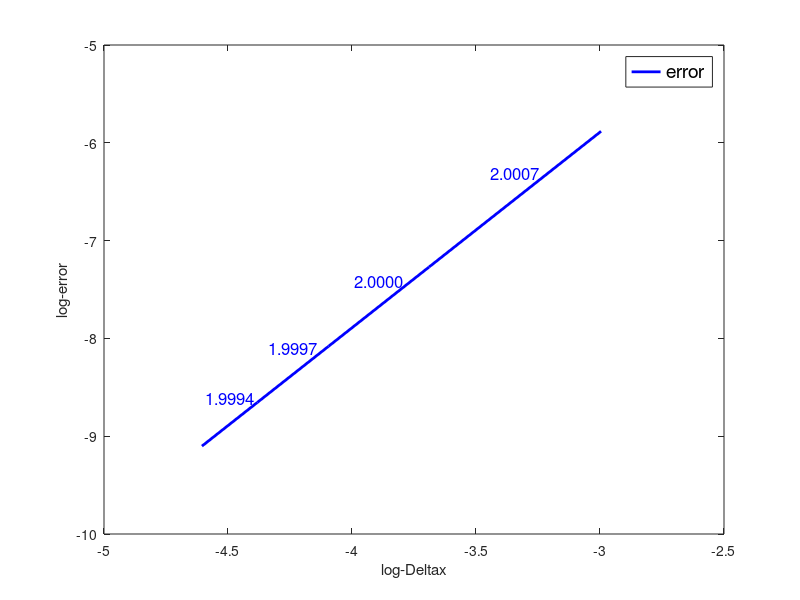
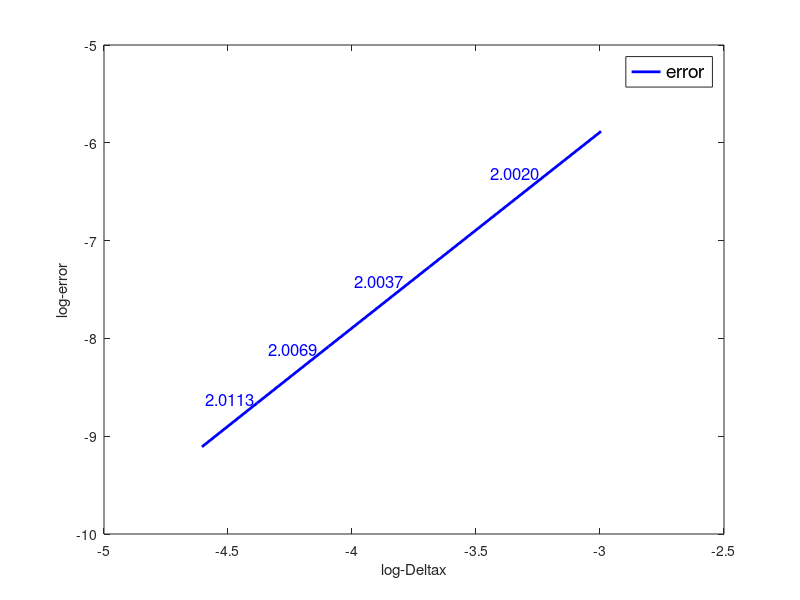
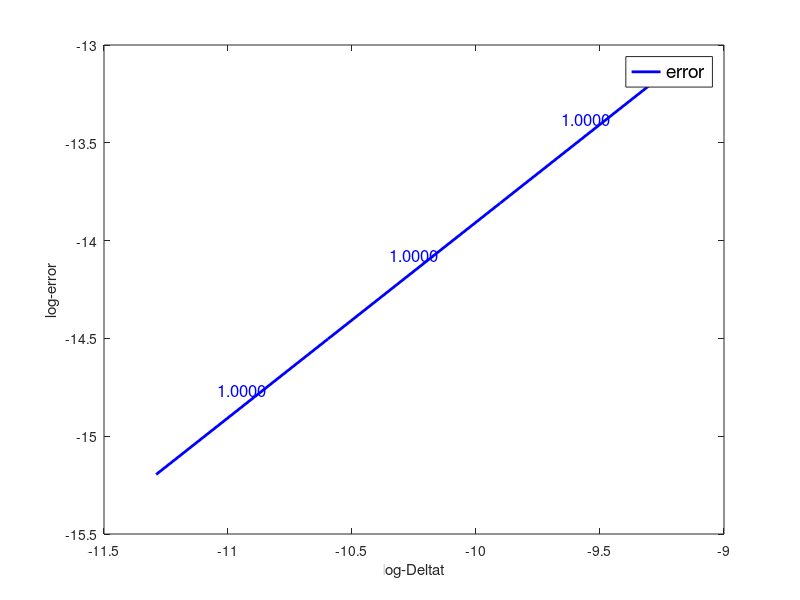
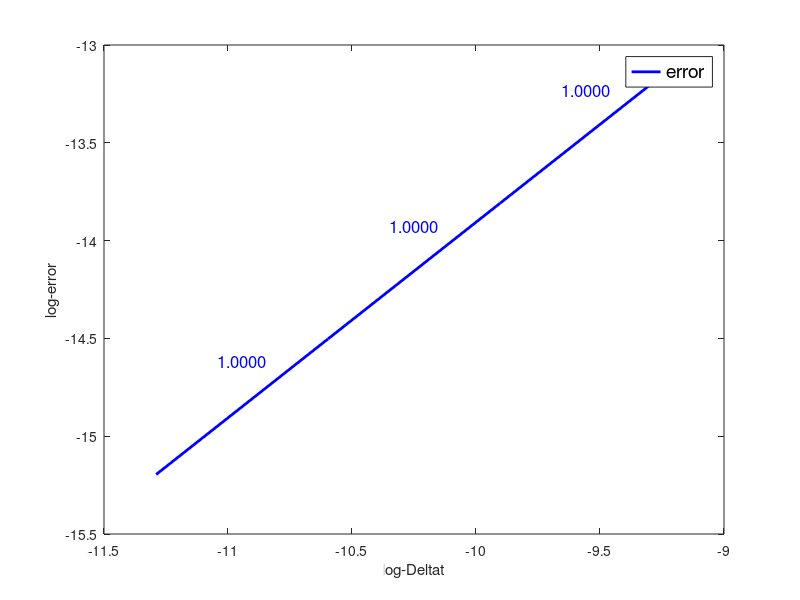

The MATLAB source for these figures, in order:
clear all; clc; close all;

h = [1/20, 1/40, 1/60, 1/80, 1/100];
log_h = log(h);


k = [1/50, 1/500, 1/5000, 1/50000];
log_k = log(k);


% =========================================================================
h = [1/20, 1/40, 1/60, 1/80, 1/100];
log_h = log(h);

error_ex_spatial = [ 0.0027879554355500,  0.0006966557442398, 0.0003096218467706, 0.0001741779746242, 0.0001114899679588];
log_error_ex_sp = log(error_ex_spatial);

figure;
h1 = plot(log_h, log_error_ex_sp,'b-', 'LineWidth', 2);
xlabel("log-\Deltax");
ylabel("log-error");
legend('error','Location', 'Best', 'FontSize', 14, 'Box', 'on');

% rate of error
rate_error_ex_sp = zeros(length(log_h)-1,1);
for ii = 1:length(log_h)-1
    rate_error_ex_sp(ii) = (log_error_ex_sp(ii+1) - log_error_ex_sp(ii))/(log_h(ii+1)-log_h(ii));
end


% add slope text
for seg = 1:length(log_h)-1
    x_mid = mean(log_h(seg:seg+1));
    y_mid = mean(log_error_ex_sp(seg:seg+1)) + 0.2;
    text(x_mid, y_mid, sprintf('%.4f',rate_error_ex_sp(seg)),...
        'Color', 'b',...
        'HorizontalAlignment', 'center',...
        'VerticalAlignment', 'bottom',...
        'FontSize', 12);
end
legend('show'); 
hold off;

% =========================================================================
h = [1/20, 1/40, 1/60, 1/80, 1/100];
log_h = log(h);

error_im_spatial = [ 0.0027871483886043, 0.0006958398002474, 0.0003088042278093, 0.0001733597864412, 0.0001106715025248];
log_error_im_sp = log(error_im_spatial);  


figure;
h1 = plot(log_h, log_error_im_sp,'b-', 'LineWidth', 2);
xlabel("log-\Deltax");
ylabel("log-error");
legend('error','Location', 'Best', 'FontSize', 14, 'Box', 'on');

% rate of error
rate_error_im_sp = zeros(length(log_h)-1,1);
for ii = 1:length(log_h)-1
    rate_error_im_sp(ii) = (log_error_im_sp(ii+1) - log_error_im_sp(ii))/(log_h(ii+1)-log_h(ii));
end


% add slope text
for seg = 1:length(log_h)-1
    x_mid = mean(log_h(seg:seg+1));
    y_mid = mean(log_error_im_sp(seg:seg+1)) + 0.2;
    text(x_mid, y_mid, sprintf('%.4f',rate_error_im_sp(seg)),...
        'Color', 'b',...
        'HorizontalAlignment', 'center',...
        'VerticalAlignment', 'bottom',...
        'FontSize', 12);
end
legend('show'); 
hold off;


% =========================================================================
k = [1/10000, 1/20000, 1/40000, 1/80000];
log_k = log(k);

error_ex_temporal = [0.0000020121666123, 0.0000010060695050, 0.0000005030313020, 0.0000002515147885];
log_error_ex_tp = log(error_ex_temporal);

figure;
h2 = plot(log_k, log_error_ex_tp,'b-', 'LineWidth', 2);
xlabel("log-\Deltat");
ylabel("log-error");
legend('error','Location', 'Best', 'FontSize', 14, 'Box', 'on');

rate_error_ex_tp = zeros(length(log_k)-1,1);

for ii = 1:length(log_k)-1
    rate_error_ex_tp(ii) = (log_error_ex_tp(ii+1) - log_error_ex_tp(ii))/(log_k(ii+1)-log_k(ii));
end

% add slope text
for seg = 1:length(log_k)-1
    x_mid = mean(log_k(seg:seg+1));
    y_mid_t = mean(log_error_ex_tp(seg:seg+1)) + 0.05;
    text(x_mid, y_mid_t, sprintf('%.4f',rate_error_ex_tp(seg)),...
        'Color', 'b',...
        'HorizontalAlignment', 'center',...
        'VerticalAlignment', 'bottom',...
        'FontSize', 12);
end
legend('show'); 
hold off;

% =========================================================================
k = [1/10000, 1/20000, 1/40000, 1/80000];
log_k = log(k);

error_im_temporal = [0.0000020120559543, 0.0000010060412947, 0.0000005030242415, 0.0000002515127275];
log_error_im_tp = log(error_im_temporal);


figure;
h2 = plot(log_k, log_error_im_tp,'b-', 'LineWidth', 2);
xlabel("log-\Deltat");
ylabel("log-error");
legend('error','Location', 'Best', 'FontSize', 14, 'Box', 'on');

% rate of error
rate_error_im_tp = zeros(length(log_k)-1,1);
for ii = 1:length(log_k)-1
    rate_error_im_tp(ii) = (log_error_im_tp(ii+1) - log_error_im_tp(ii))/(log_k(ii+1)-log_k(ii));
end


% add slope text
for seg = 1:length(log_k)-1
    x_mid = mean(log_k(seg:seg+1));
    y_mid = mean(log_error_im_tp(seg:seg+1)) + 0.2;
    text(x_mid, y_mid, sprintf('%.4f',rate_error_im_tp(seg)),...
        'Color', 'b',...
        'HorizontalAlignment', 'center',...
        'VerticalAlignment', 'bottom',...
        'FontSize', 12);
end
legend('show'); 
hold off;

% =========================================================================